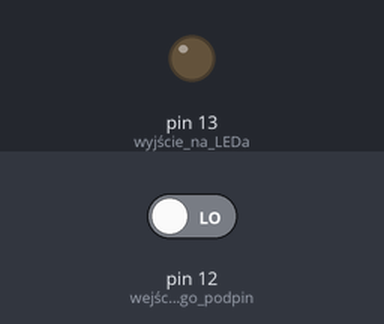
The sketch below on a simulated Arduino Uno, built with avr-gcc and run on an emulated ATmega328P. Parts: output pins drawn as LEDs (lit = HIGH). The inputs (shaded band) are chosen by the test bench; at power-on: pin 12 (wejście_do_którego_podpin) LOW. What the sketch prints to the serial monitor is not drawn.

Above: at 1.2 s.
1.3 s: pin 12 (wejście_do_którego_podpin) driven HIGH
At 2.3 s:
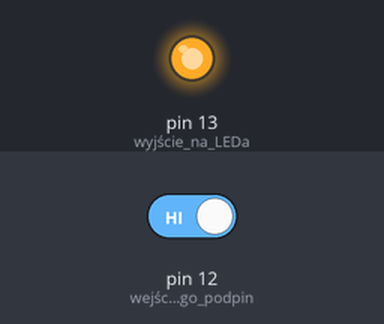
2.8 s: pin 12 (wejście_do_którego_podpin) driven LOW
At 3.5 s:
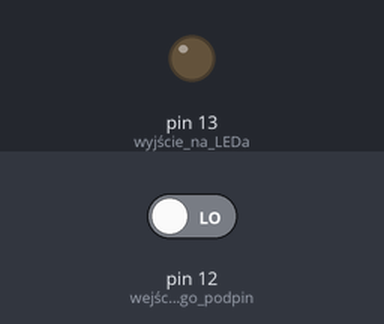
Timing chart, 0 to 5.8 s (numbered marks = the images above; inputs shaded):
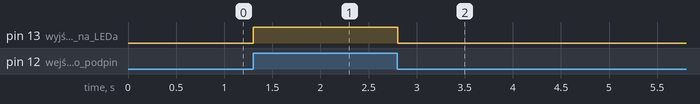

Measured:
- after the input at 1.3 s, pin 13 (wyjście_na_LEDa): LOW → HIGH at once
- after the input at 2.8 s, pin 13 (wyjście_na_LEDa): HIGH → LOW at once

The sketch:

zadanie2a.ino
```cpp
// Zadanie 2a
// Dioda będzie świeciła tak długo jak naciskamy przycisk (button)
// Podłączenie takie jak na stronie arduino.cc (trzy kable) patrz rysunek 3
// ta metoda ma taką zaletę że po prostu odczytujemy wartości z BUTTONa i nie bawimy się w ustawianie stanów na wejściu (bo domyślnie są na LOW)

int button;             // czytaj "BUT-TON"

void setup(){
pinMode(13, OUTPUT);    // wyjście na LEDa
pinMode(12, INPUT);     // wejście do którego podpinamy przycisk
Serial.begin(9600);     // bardzo przydatna opcja, możemy dzięki niej sprawdzać czy nasz BUTTON dobrze działa (sprawdzanie stanów i wartości), aby odczytać te wartości trzeba wejść w narzędzia → serial monitor
                        // można to oczywiście pominąć
}

void loop(){
button = digitalRead(12);  // odczytujemy wartość z przycisku
if (button == HIGH){       // jeżeli przycisk jest wciśnięty
  digitalWrite(13, HIGH);  // to zaświecamy LED'a
}
else {                     // w przeciwnym wypadku
  digitalWrite(13, LOW);   // LED będzie wyłączony
}
Serial.println(button);    // odczyt wartości ze zmiennej BUTTON, w terminalu będą widzone wartości 0 lub 1, można pominąć tą linię
}
```
